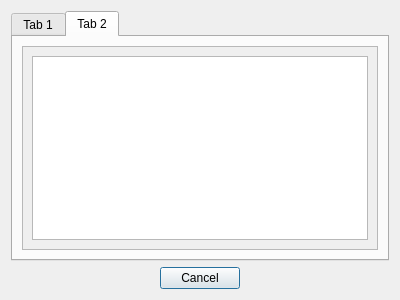
<?xml version="1.0" encoding="UTF-8"?>
<ui version="4.0">
 <class>ProgressView</class>
 <widget class="QDialog" name="ProgressView">
  <property name="geometry">
   <rect>
    <x>0</x>
    <y>0</y>
    <width>400</width>
    <height>300</height>
   </rect>
  </property>
  <property name="windowTitle">
   <string>Dialog</string>
  </property>
  <layout class="QVBoxLayout" name="verticalLayout">
   <item>
    <widget class="QTabWidget" name="progress_view_tabwidget">
     <property name="currentIndex">
      <number>1</number>
     </property>
     <widget class="QWidget" name="tab1">
      <attribute name="title">
       <string>Tab 1</string>
      </attribute>
      <layout class="QVBoxLayout" name="verticalLayout_2">
       <item>
        <widget class="QScrollArea" name="scrollArea">
         <property name="widgetResizable">
          <bool>true</bool>
         </property>
         <widget class="QWidget" name="scrollAreaWidgetContents_2">
          <property name="geometry">
           <rect>
            <x>0</x>
            <y>0</y>
            <width>358</width>
            <height>200</height>
           </rect>
          </property>
          <layout class="QVBoxLayout" name="verticalLayout_3">
           <item>
            <widget class="QTextBrowser" name="text_browser_tab1"/>
           </item>
          </layout>
         </widget>
        </widget>
       </item>
      </layout>
     </widget>
     <widget class="QWidget" name="tab2">
      <attribute name="title">
       <string>Tab 2</string>
      </attribute>
      <layout class="QVBoxLayout" name="verticalLayout_4">
       <item>
        <widget class="QScrollArea" name="scrollArea_2">
         <property name="widgetResizable">
          <bool>true</bool>
         </property>
         <widget class="QWidget" name="scrollAreaWidgetContents_3">
          <property name="geometry">
           <rect>
            <x>0</x>
            <y>0</y>
            <width>358</width>
            <height>200</height>
           </rect>
          </property>
          <layout class="QVBoxLayout" name="verticalLayout_5">
           <item>
            <widget class="QTextBrowser" name="text_browser_tab2"/>
           </item>
          </layout>
         </widget>
        </widget>
       </item>
      </layout>
     </widget>
    </widget>
   </item>
   <item>
    <widget class="QDialogButtonBox" name="buttonBox">
     <property name="orientation">
      <enum>Qt::Horizontal</enum>
     </property>
     <property name="standardButtons">
      <set>QDialogButtonBox::Cancel</set>
     </property>
     <property name="centerButtons">
      <bool>true</bool>
     </property>
    </widget>
   </item>
  </layout>
 </widget>
 <resources/>
 <connections>
  <connection>
   <sender>buttonBox</sender>
   <signal>accepted()</signal>
   <receiver>ProgressView</receiver>
   <slot>accept()</slot>
   <hints>
    <hint type="sourcelabel">
     <x>248</x>
     <y>254</y>
    </hint>
    <hint type="destinationlabel">
     <x>157</x>
     <y>274</y>
    </hint>
   </hints>
  </connection>
  <connection>
   <sender>buttonBox</sender>
   <signal>rejected()</signal>
   <receiver>ProgressView</receiver>
   <slot>reject()</slot>
   <hints>
    <hint type="sourcelabel">
     <x>316</x>
     <y>260</y>
    </hint>
    <hint type="destinationlabel">
     <x>286</x>
     <y>274</y>
    </hint>
   </hints>
  </connection>
 </connections>
</ui>
